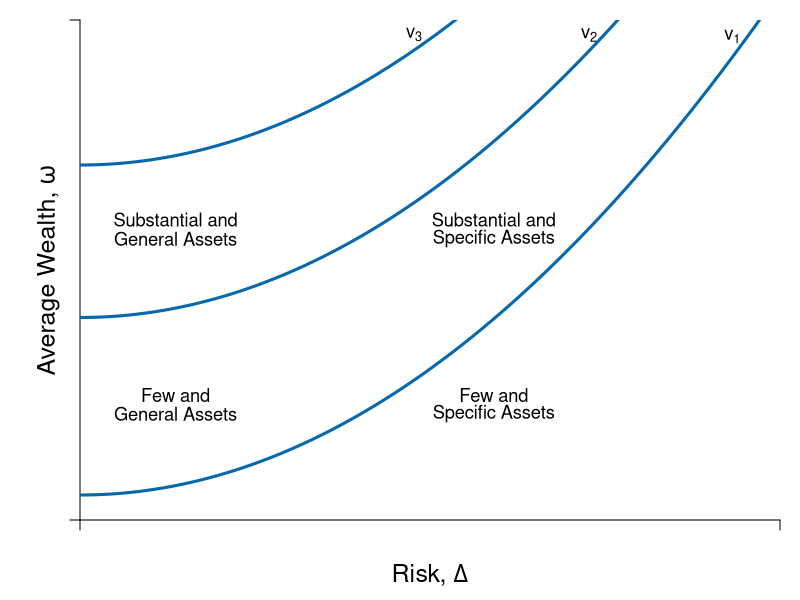

Generate this figure with R:
#Graph Designer: Simon Halliday & Scott Cohn
#Authors: Bowles, Foley and Halliday
#Title: Coordination, Conflict and Competition: A Text in Microeconomics

library(shape)
pdf(file = "risk/indiff_map_assets.pdf", width = 10, height = 8)


#Set parameters for graphics
axislabelsize <- 1.5
labelsize <- 1.1
graphlinewidth <- 3
segmentlinewidth <- 2

COL <- c("#7fc97f", "#beaed4", "#fdc086", "#ffff99", "#386cb0", "#f0027f", "#bf5b17", "#666666")
COLA <- c("#e0f3db", "#99d8c9","#66c2a4","#41ae76", "#238b45", "#005824")
COLB <- c("#c6dbef", "#4eb3d3", "#2b8cbe", "#0868ac","#084081")
COLC <- c("#fcfbfd", "#efedf5", "#dadaeb", "#bcbddc", "#9e9ac8", "#807dba", "#6a51a3", "#54278f", "#3f007d")

#Edited the margins to cater for the larger LHS labels
par(mar =  c(4, 4, 1, 1))

#Indifference curves of a risk-averse homo economicus (2nd graph out of the two for 4.7)

indiffA <- function(x, ua = 2, slope = 1/12) {
  ua + slope*(x)^2
}

#Add limits on axes and levels of utility for each indifference curve
ylims <- c(0, 40)
xlims <- c(0, 22)

npts <- 501 
x <- seq(xlims[1], xlims[2], length.out = npts)
y <- seq(ylims[1], ylims[2], length.out = npts) 

plot(0, 0, xlim = xlims, ylim = ylims, type = "n",
     xlab = expression(paste("")),
     ylab = expression(paste("")), 
     xaxt = "n", 
     yaxt = "n", 
     cex.lab = axislabelsize, 
     bty = "n", 
     xaxs="i", 
     yaxs="i"
)

#x and y limits with plain axes without ticks/numbers to match previous graph

#ticksx <- seq(from = 0, to = xlims[2]+1, by = 4)
#xlabels <- seq(from = 0, to = xlims[2], by = 1)
ticksx <- c(xlims[1], xlims[2])
xlabels <- c(NA, NA)
#ticksy <- seq(from = 0, to = ylims[2]+1, by = 4)
#ylabels <- seq(from = 0, to = ylims[2], by = 1)
ticksy <- c(ylims[1], ylims[2])
ylabels <- c(NA, NA)

axis(1,at = ticksx,  pos = 0, labels = xlabels)
axis(2,at = ticksy,  pos = 0, labels = ylabels, las = 1)

npts <- 500 
xx1 <- seq(xlims[1], xlims[2], length.out = npts)
xx2 <- seq(0, xlims[2], length.out = npts)
xx3 <- seq(xlims[1], 0, length.out = npts)
xx4 <- seq(-11, 0, length.out = npts)


lines(xx1, indiffA(xx1, ua = 2), col = COLB[4], lwd = graphlinewidth)
lines(xx1, indiffA(xx1, ua = 16.2), col = COLB[4], lwd = graphlinewidth)
lines(xx1, indiffA(xx1, ua = 28.4), col = COLB[4], lwd = graphlinewidth)

#Axis labels and draw linear utility function
mtext(expression(paste("Risk, ", Delta)), side = 1, line = 2.5, cex = axislabelsize)
text(-1, 0.5*ylims[2], expression(paste("Average Wealth, ",omega)), xpd = TRUE, cex = axislabelsize, srt = 90) 

#label the three indifference curves

text(20.5, indiffA(20)+3.355, expression(paste(v[1])), xpd = TRUE, cex = labelsize)
text(16, indiffA(18)+9.8, expression(paste(v[2])),  xpd = TRUE, cex = labelsize)
text(10.5, indiffA(16)+15.5, expression(paste(v[3])),  xpd = TRUE, cex = labelsize)

#Label average wealth curve and indifference curves generally

# text(23, 35, expression(paste("Inequality Averse")), xpd = TRUE, cex = labelsize)
# text(23, 33.5, expression(paste("& Risk Averse")), xpd = TRUE, cex = labelsize)
# text(23, 32, expression(paste("Indifference Curves")), xpd = TRUE, cex = labelsize)

# Asset Labels

text(3, 24, expression(paste("Substantial and")), xpd = TRUE, cex = labelsize)
text(3, 22.5, expression(paste("General Assets")), xpd = TRUE, cex = labelsize)

text(3, 10, expression(paste("Few and")), xpd = TRUE, cex = labelsize)
text(3, 8.5, expression(paste("General Assets")), xpd = TRUE, cex = labelsize)

text(13, 24, expression(paste("Substantial and")), xpd = TRUE, cex = labelsize)
text(13, 22.5, expression(paste("Specific Assets")), xpd = TRUE, cex = labelsize)

text(13, 10, expression(paste("Few and")), xpd = TRUE, cex = labelsize)
text(13, 8.5, expression(paste("Specific Assets")), xpd = TRUE, cex = labelsize)

dev.off()
